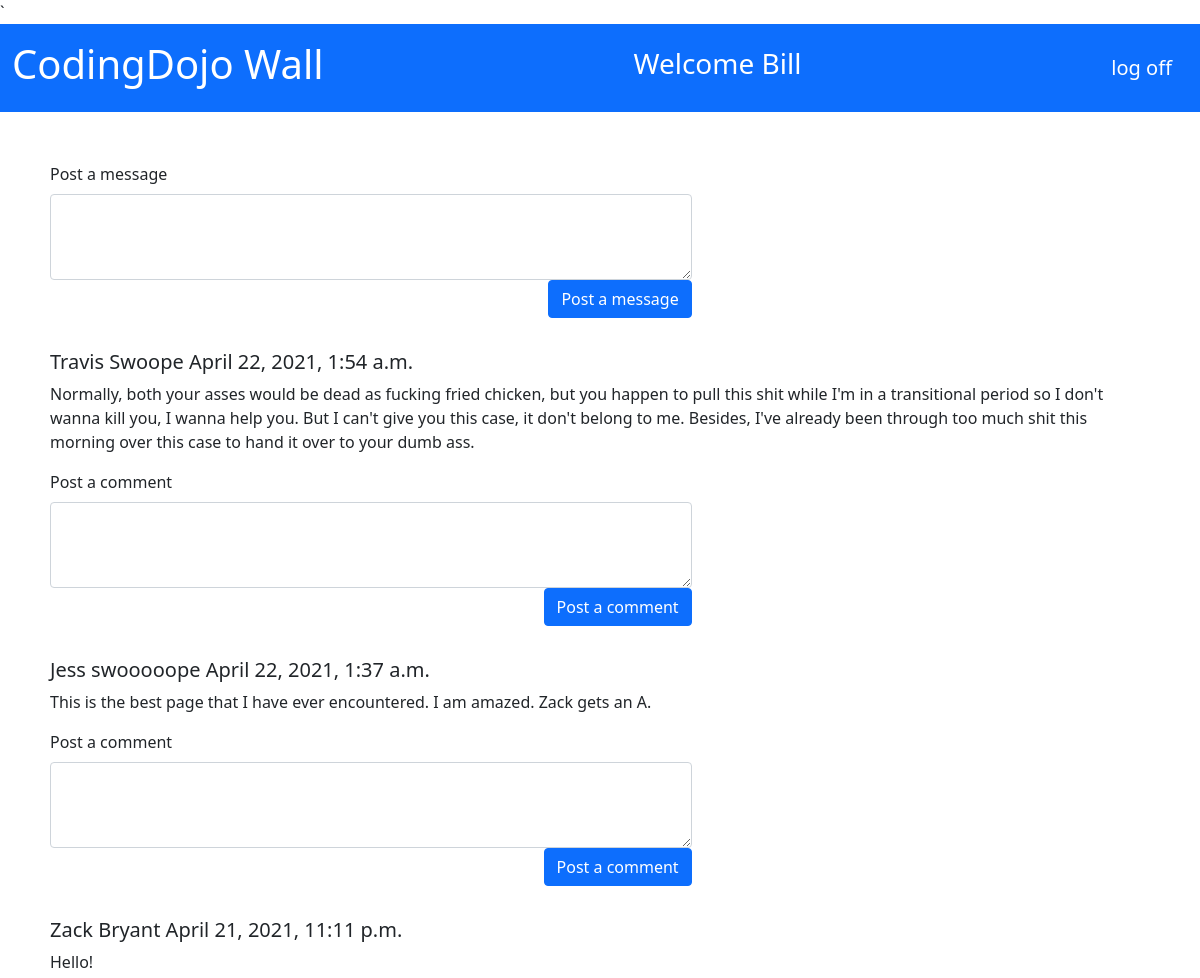
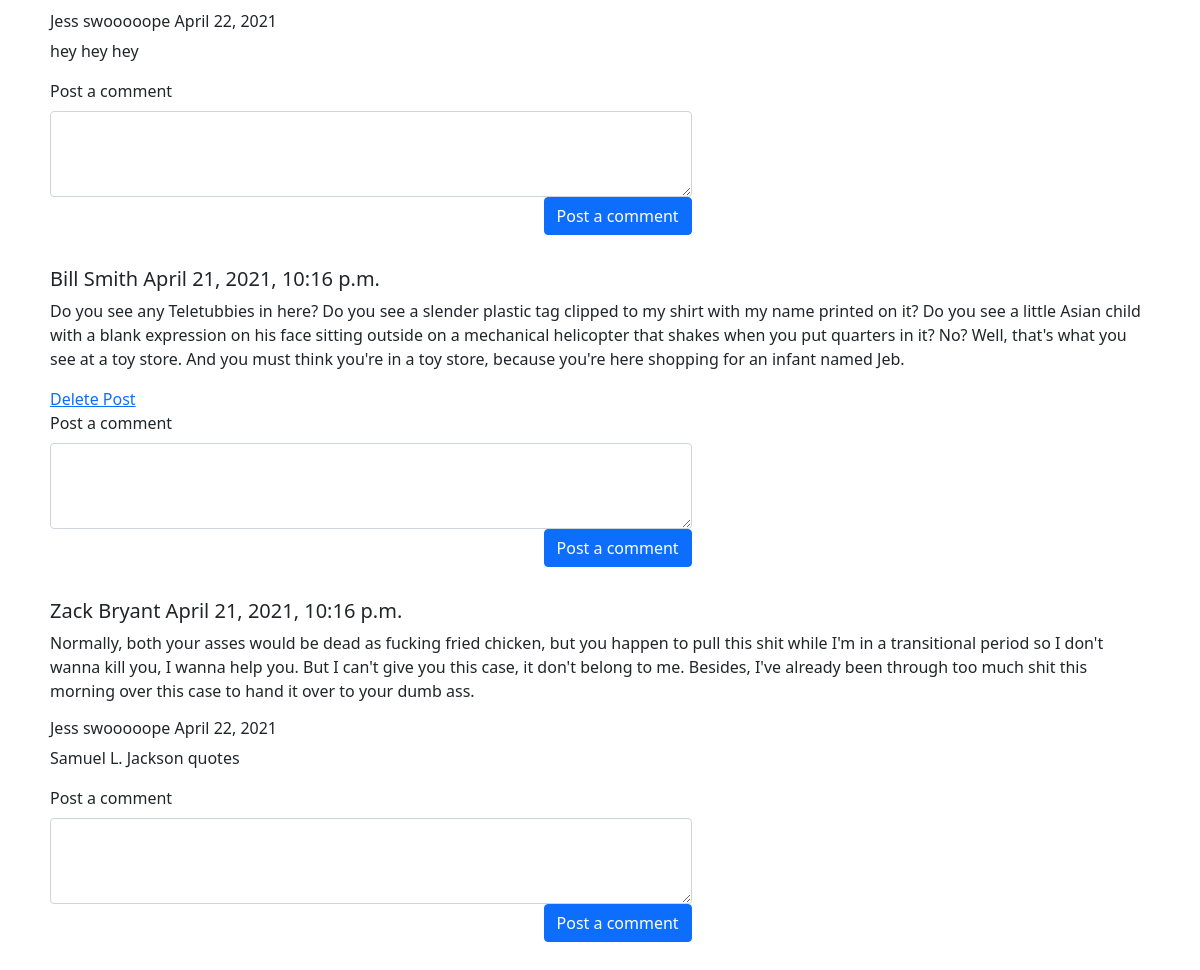
The page /wall/ (signed in) on the database its author committed (2 pictures, top to bottom).
### login_app/models.py (models this page shows)
class User(models.Model):
    first_name = models.CharField(max_length=50)
    last_name = models.CharField(max_length=50)
    email = models.EmailField(max_length=50)
    birthdate = models.DateField()
    password = models.CharField(max_length=100)
    created_at = models.DateTimeField(auto_now_add=True)
    updated_at = models.DateTimeField(auto_now=True)
    objects = UserManager()

### wall_app/models.py (models this page shows)
class Message(models.Model):
    user = models.ForeignKey(User, related_name="messages", on_delete=models.CASCADE)
    message = models.TextField()
    created_at = models.DateTimeField(auto_now_add=True)
    updated_at = models.DateTimeField(auto_now=True)

class Comment(models.Model):
    message = models.ForeignKey(Message, related_name="comments", on_delete=models.CASCADE)
    user = models.ForeignKey(User, related_name="comments", on_delete=models.CASCADE)
    comment = models.TextField()
    created_at = models.DateTimeField(auto_now_add=True)
    updated_at = models.DateTimeField(auto_now=True)

### wall_app/views.py (the view)
# urls.py: path('', views.index),
def index(request):
    if 'user_id' not in request.session:
        messages.error(request, 'Please log in to view this page.')
        return redirect('/')
    context = {
        'all_messages': Message.objects.all().order_by('-created_at')
    }
    return render(request, 'wall.html', context)

### wall_app/templates/wall.html (shortened to what this page needs)
<!DOCTYPE html>
<html lang="en">
<head>
    {% load static %}
    <link rel="stylesheet" href="{% static 'css/style.css' %}">
    <link href="https://cdn.jsdelivr.net/npm/bootstrap@5.0.0-beta3/dist/css/bootstrap.min.css" rel="stylesheet">
</head>
<body>
    <nav class="navbar navbar-light" style="background-color: #0d6efd;">
        <div class="container-fluid">
            <h1 class="navbar-text" style="color: white;">CodingDojo Wall</h1>
            <h3 class="navbar-text" style="color: white;">Welcome {{request.session.user_first_name}}</h3>
            <a class="navbar-brand" href="/destroy" style="color: white;">log off</a>
        </div>
    </nav>
    <div id="body">
        <div class="mb-3">
            <form action="/wall/messages" method="POST" >
                <div class="col-sm-7">
                    <label for="post_message" class="form-label">Post a message</label>
                    <textarea name="message" class="form-control" id="post_message" rows="3"></textarea>
                    <div class="d-grid gap-2 d-md-flex justify-content-md-end">
                        <input type="submit" value="Post a message" class="btn btn-primary mb-3">
                    </div>
                </div>
            </form>
        </div>
        {% for message in all_messages %}
        <div>
            <h5>{{message.user.first_name}} {{message.user.last_name}} {{message.created_at}}</h5>
            <p>{{message.message}}</p>
            {% if message.user.id == request.session.user_id %}
            <a href="/wall/messages/{{message.id}}/delete" >Delete Post</a>
            {% endif %}
            {% for comment in message.comments.all %}
            <div>
                <h6>{{comment.user.first_name}} {{comment.user.last_name}} {{comment.user.created_at.date}}</h6>
            <p>{{comment.comment}}</p>
            </div>
            {% endfor %}
            <div class="mb-3">
                <form action="/wall/comments/{{message.id}}" method="POST">
                    <label for="post_comment" class="form-label">Post a comment</label>
                    <div class="col-sm-7">
                        <textarea name="comment" class="form-control" id="post_comment" rows="3"></textarea>
                        <div class="d-grid gap-2 d-md-flex justify-content-md-end">
                            <input type="submit" value="Post a comment" class="btn btn-primary mb-3">
                        </div>
                    </div>
                </form>
            </div>
        </div>
        {% endfor %}
    </div>
</body>
</html>

### wall_app/static/css/style.css (style rules this page uses)
* { margin: 0px; padding: 0px; }
#body { width: 1100; padding: 50px; }

### rows shown on the page
User: session.user_first_name "Bill"
Message: user.first_name "Travis", user.last_name "Swoope", created_at "April 22, 2021, 1:54 a.m.", message "Normally, both your asses would be dead as fucking fried chicken, but you happen to pull this shit while I'm in a transitional period so I don't wanna kill you, I wanna help you. But I can't give you this case, it don't belong to me. Besides, I've already been through too much shit this morning over this case to hand it over to your dumb ass."
Message: user.first_name "Jess", user.last_name "swooooope", created_at "April 22, 2021, 1:37 a.m.", message "This is the best page that I have ever encountered. I am amazed. Zack gets an A."
Message: user.first_name "Zack", user.last_name "Bryant", created_at "April 21, 2021, 11:11 p.m.", message "Hello!"
Comment: user.first_name "Jess", user.last_name "swooooope", user.created_at "April 22, 2021", comment "hey hey hey"
Message: user.first_name "Bill", user.last_name "Smith", created_at "April 21, 2021, 10:16 p.m.", message "Do you see any Teletubbies in here? Do you see a slender plastic tag clipped to my shirt with my name printed on it? Do you see a little Asian child with a blank expression on his face sitting outside on a mechanical helicopter that shakes when you put quarters in it? No? Well, that's what you see at a toy store. And you must think you're in a toy store, because you're here shopping for an infant named Jeb."
Message: user.first_name "Zack", user.last_name "Bryant", created_at "April 21, 2021, 10:16 p.m.", message "Normally, both your asses would be dead as fucking fried chicken, but you happen to pull this shit while I'm in a transitional period so I don't wanna kill you, I wanna help you. But I can't give you this case, it don't belong to me. Besides, I've already been through too much shit this morning over this case to hand it over to your dumb ass."
Comment: user.first_name "Jess", user.last_name "swooooope", user.created_at "April 22, 2021", comment "Samuel L. Jackson quotes"
